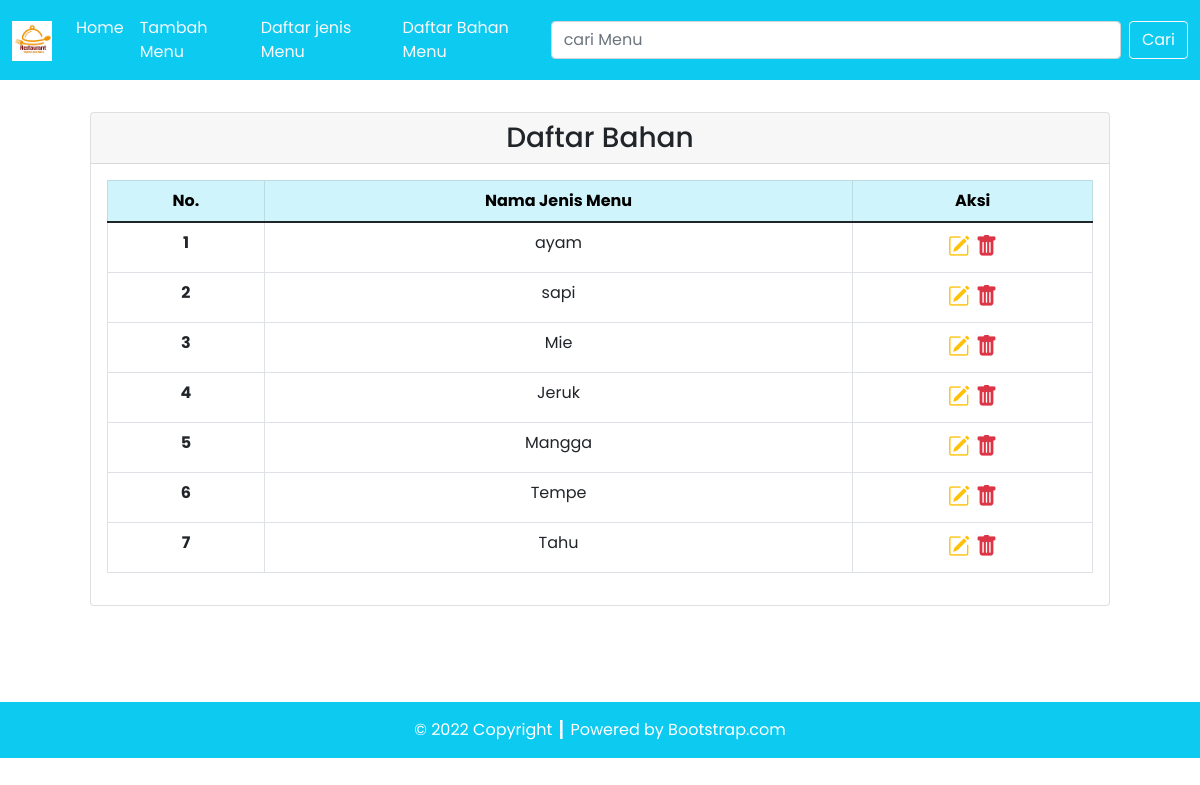
Page /bahan.php on the committed database.
### tables this page shows
CREATE TABLE `bahan` (
  `id_bahan` int(11) NOT NULL,
  `nama_bahan` varchar(255) DEFAULT NULL
);

### config/db.php (called while the page is built)
<?php
$DB_HOST = "localhost";
$DB_USERNAME = "root";
$DB_PASSWORD = "";
$DB_NAME = "db_menu";

### classes/DB.php (called while the page is built, shortened)
<?php
class DB
{
    private $hostname;
    private $username;
    private $password;
    private $dbname;
    private $conn;
    private $result;
    function __construct($hostname, $username, $password, $dbname)
    {
        $this->hostname = $hostname;
        $this->username = $username;
        $this->password = $password;
        $this->dbname = $dbname;
    }
    function open()
    {
        $this->conn = mysqli_connect($this->hostname, $this->username, $this->password, $this->dbname);
    }
    function execute($query)
    {
        $this->result = mysqli_query($this->conn, $query);
    }
    function getResult()
    {
        return mysqli_fetch_array($this->result);
    }
}

### classes/bahan.php (called while the page is built, shortened)
<?php
class bahan extends DB
{
    function getbahan()
    {
        $query = "SELECT * FROM bahan";
        return $this->execute($query);
    }
}

### bahan.php (the view, shortened to what this page needs)
<?php
include('config/db.php');
include('classes/DB.php');
include('classes/bahan.php');
$bahan = new bahan($DB_HOST, $DB_USERNAME, $DB_PASSWORD, $DB_NAME);
$bahan->open();
$bahan->getbahan();
$header = '<tr>
<th scope="row">No.</th>
<th scope="row">Nama Jenis Menu</th>
<th scope="row">Aksi</th>
</tr>';
$data = null;
$no = 1;
while ($div = $bahan->getResult()) {
    $data .= '<tr>
    <th scope="row">' . $no . '</th>
    <td>' . $div['nama_bahan'] . '</td>
    <td style="font-size: 22px;">
        <a href="upbahan.php?id=' . $div['id_bahan'] . '" title="Edit Data"><i class="bi bi-pencil-square text-warning"></i></a>&nbsp;<a href="bahan.php?hapus=' . $div['id_bahan'] . '" title="Delete Data"><i class="bi bi-trash-fill text-danger"></i></a>
        </td>
    </tr>';
    $no++;
}

### rows in the picture
bahan: nama_bahan "ayam"
bahan: nama_bahan "sapi"
bahan: nama_bahan "Mie"
bahan: nama_bahan "Jeruk"
bahan: nama_bahan "Mangga"
bahan: nama_bahan "Tempe"
bahan: nama_bahan "Tahu"
